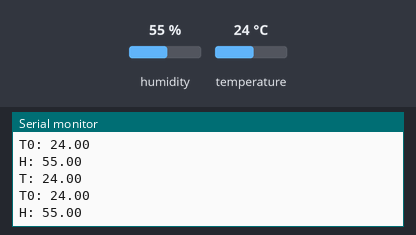
Recording of a sketch running on a simulated Arduino Uno, built with avr-gcc and run on an emulated ATmega328P. On the bench: the last lines printed to the serial monitor. The inputs (shaded band) are chosen by the test bench; at power-on: humidity 55 %, temperature 24 °C. The modem accepts every AT command (registered, SIM ready, sends succeed) and sends nothing else.

Above: at 3.2 s.
3.3 s: humidity set to 22 %
At 4.6 s:
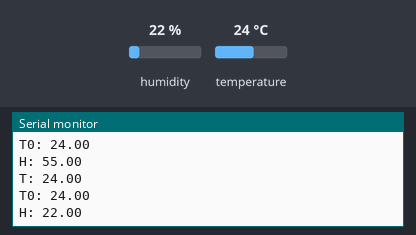
6.0 s: temperature set to 12 °C
At 6.4 s:
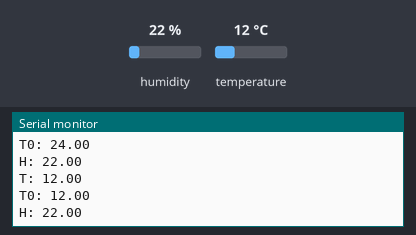
8.7 s: humidity set to 40 %
At 10.9 s:
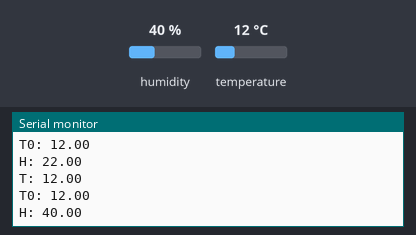
Timing chart, 0 to 12.4 s (numbered marks = the images above; inputs shaded):
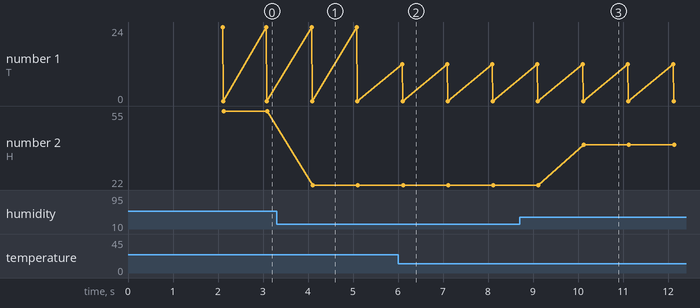

Measured:
- after the input at 3.3 s, the serial monitor: prints a new line after 0.80 s (image 1)
- after the input at 6.0 s, the serial monitor: prints a new line after 0.09 s (image 2)
- after the input at 8.7 s, the serial monitor: prints a new line after 1.4 s (image 3)
- plotted number 2: 55 → 22 after the input at 3.3 s, 22 → 40 after the input at 8.7 s

The sketch:

23_dht_esp.ino
```cpp
/*
wifi modul-2 turuncu 3,5v,sarı pin10,beyaz pin11,gri ground

*/


#include <DHT.h>
#define DHTPIN 2
#define DHTTYPE    DHT22
DHT dht(DHTPIN, DHTTYPE);


//wifi eklentileri
#include <SoftwareSerial.h>
String agAdi="obymi";
String agSifresi="1234567883";
int rxPin=10;
int txPin=11;
String ip= "184.106.153.149";
boolean iswifisetupok=false;


SoftwareSerial esp(rxPin,txPin);
unsigned long currentMillis=0;
unsigned long previousMillis3 = 0;
const long interval3 = 60000;


double T=20; //sensörden ölçülen anlık sıcaklık null olabilir
double T0=20;//anlık sıcaklık null değil
double H;

void setup() {
Serial.begin(9600);
dht.begin();
delay(2000);


Serial.println("Started");
  esp.begin(115200);                                          //ESP8266 ile seri haberleşmeyi başlatıyoruz.
  esp.println("AT");                                          //AT komutu ile modül kontrolünü yapıyoruz.
  Serial.println("AT Yollandı");
  while(!esp.find("OK")){                                     //Modül hazır olana kadar bekliyoruz.

    esp.println("AT");
    Serial.println("ESP8266 Bulunamadı.");
    iswifisetupok=true;
  }
  Serial.println("OK Komutu Alındı");
  esp.println("AT+CWMODE=1");                                 //ESP8266 modülünü client olarak ayarlıyoruz.
  while(!esp.find("OK")){                                     //Ayar yapılana kadar bekliyoruz.

    iswifisetupok=true;
    esp.println("AT+CWMODE=1");
    Serial.println("Ayar Yapılıyor....");
  }
  Serial.println("Client olarak ayarlandı");
  Serial.println("Aga Baglaniliyor...");
  esp.println("AT+CWJAP=\""+agAdi+"\",\""+agSifresi+"\"");    //Ağımıza bağlanıyoruz.
  while(!esp.find("OK")){                                       //Ağa bağlanana kadar bekliyoruz.

    Serial.println("Aga sorunu, while");
  }
  if (iswifisetupok){
    Serial.println("Aga Baglandi.");

  }
else {
    Serial.println("Ag sorunu var.");


}

}


void loop() {
currentMillis = millis();


//read temparature and chack is null
T=dht.readTemperature();
H=dht.readHumidity();
if(T<70 && T>-30) T0=T;
Serial.print("T: ");Serial.println(T);
Serial.print("T0: ");Serial.println(T0);
Serial.print("H: ");Serial.println(H);

//wifi setup veri gönderme
if (currentMillis - previousMillis3 >= interval3)
{

  esp.println("AT+CIPSTART=\"TCP\",\""+ip+"\",80");           //Thingspeak'e bağlanıyoruz.
  if(esp.find("Error")){                                      //Bağlantı hatası kontrolü yapıyoruz.
    Serial.println("AT+CIPSTART Error");
  }
  //DHT11.read(dht11Pin);

  //orjinal kod bu ama T0 ile değiştirildi
  //sicaklik = (float)dht.readTemperature();;
  //nem = (float)DHT11.humidity;
  String veri = "GET https://api.thingspeak.com/update?api_key=WMULLJWPU82ZRD5Y";   //Thingspeak komutu. Key kısmına kendi api keyimizi yazıyoruz.                                   //Göndereceğimiz sıcaklık değişkeni
  veri += "&field1=";
  veri += String(T0);
  veri += "&field2=";
  veri += String(H);                                        //Göndereceğimiz nem değişkeni
  veri += "\r\n\r\n";
  esp.print("AT+CIPSEND=");                                   //ESP'ye göndereceğimiz veri uzunluğunu veriyoruz.
  esp.println(veri.length()+2);
  delay(2000);
  if(esp.find(">")){                                          //ESP8266 hazır olduğunda içindeki komutlar çalışıyor.
    esp.print(veri);                                          //Veriyi gönderiyoruz.
    Serial.println(veri);
    Serial.println("Veri gonderildi.");
    delay(1000);
  }
  Serial.println("Baglantı Kapatildi.");
  esp.println("AT+CIPCLOSE");                                //Bağlantıyı kapatıyoruz
  previousMillis3 = currentMillis;


}
//------------------------------------------------


  delay(1000); //Update at every


}
```
